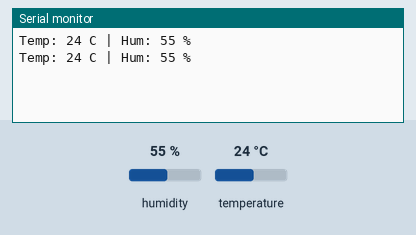
Simulated run of this sketch. Board: Arduino Uno, built with avr-gcc and run on an emulated ATmega328P. Parts: the last lines printed to the serial monitor. Wiring (inferred from the names in the program): DHT11 sensor: data pin 4. The test bench sets the inputs (shaded band); at power-on: humidity 55 %, temperature 24 °C.

Above: at 2.8 s.
2.9 s: humidity set to 22 %
At 5.0 s:
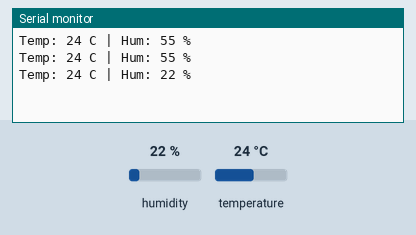
5.6 s: temperature set to 12 °C
At 7.0 s:
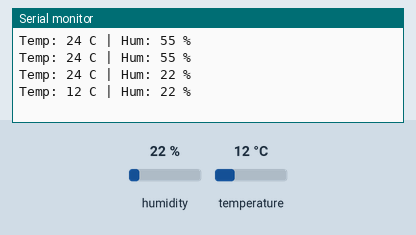
8.3 s: humidity set to 40 %
At 8.3 s:
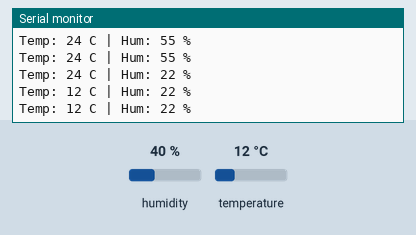
Timing chart, 0 to 11.3 s (numbered marks = the images above; inputs shaded):
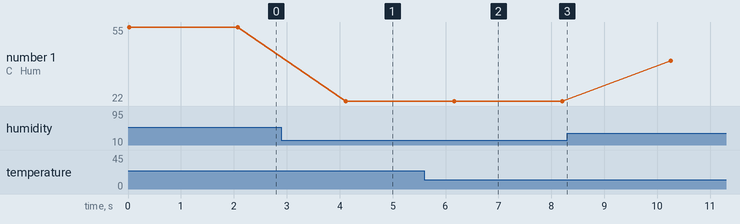

Measured:
- after the input at 2.9 s, the serial monitor: prints a new line after 1.2 s (image 1)
- after the input at 5.6 s, the serial monitor: prints a new line after 0.56 s (image 2)
- plotted number 1: 55 → 22 after the input at 2.9 s, 22 → 40 after the input at 8.3 s

The sketch:

DHT11.ino
```cpp
#define F_CPU 16000000UL
#include <avr/io.h>
#include <util/delay.h>
#include <stdlib.h>
#include <stdbool.h>

// UART
void UART_init() {
    uint16_t ubrr = F_CPU / 16 / 9600 - 1;
    UBRR0H = (ubrr >> 8);
    UBRR0L = ubrr;
    UCSR0B = (1 << TXEN0);
    UCSR0C = (1 << UCSZ01) | (1 << UCSZ00);
}

void UART_sendChar(char c) {
    while (!(UCSR0A & (1 << UDRE0)));
    UDR0 = c;
}

void UART_sendString(const char *str) {
    while (*str) UART_sendChar(*str++);
}

// DHT11 - PD4
#define DHT_PORT PORTD
#define DHT_DDR  DDRD
#define DHT_PIN  PIND
#define DHT_INPUT_PIN  PD4

uint8_t dht_data[5];

void DHT_request() {
    DHT_DDR |= (1 << DHT_INPUT_PIN);
    DHT_PORT &= ~(1 << DHT_INPUT_PIN);
    _delay_ms(20);
    DHT_PORT |= (1 << DHT_INPUT_PIN);
    _delay_us(40);
    DHT_DDR &= ~(1 << DHT_INPUT_PIN);
}

bool DHT_response() {
    _delay_us(40);
    if ((DHT_PIN & (1 << DHT_INPUT_PIN))) return false;
    _delay_us(80);
    if (!(DHT_PIN & (1 << DHT_INPUT_PIN))) return false;
    _delay_us(80);
    return true;
}

uint8_t DHT_readByte() {
    uint8_t data = 0;
    for (uint8_t i = 0; i < 8; i++) {
        while (!(DHT_PIN & (1 << DHT_INPUT_PIN)));  // Espera a que suba
        _delay_us(30);
        if (DHT_PIN & (1 << DHT_INPUT_PIN))
            data |= (1 << (7 - i));
        while (DHT_PIN & (1 << DHT_INPUT_PIN));     // Espera a que baje
    }
    return data;
}

bool DHT_getData(uint8_t *humedad, uint8_t *temperatura) {
    DHT_request();
    if (!DHT_response()) return false;

    for (int i = 0; i < 5; i++)
        dht_data[i] = DHT_readByte();

    uint8_t suma = dht_data[0] + dht_data[1] + dht_data[2] + dht_data[3];
    if (suma != dht_data[4]) return false;

    *humedad = dht_data[0];
    *temperatura = dht_data[2];
    return true;
}

int main(void) {
    UART_init();
    uint8_t hum, temp;
    char buffer[16];

    while (1) {
        if (DHT_getData(&hum, &temp)) {
            UART_sendString("Temp: ");
            itoa(temp, buffer, 10);
            UART_sendString(buffer);
            UART_sendString(" C | Hum: ");
            itoa(hum, buffer, 10);
            UART_sendString(buffer);
            UART_sendString(" %\r\n");
        } else {
            UART_sendString("Error al leer DHT11\r\n");
        }
        _delay_ms(2000);
    }
}
```
